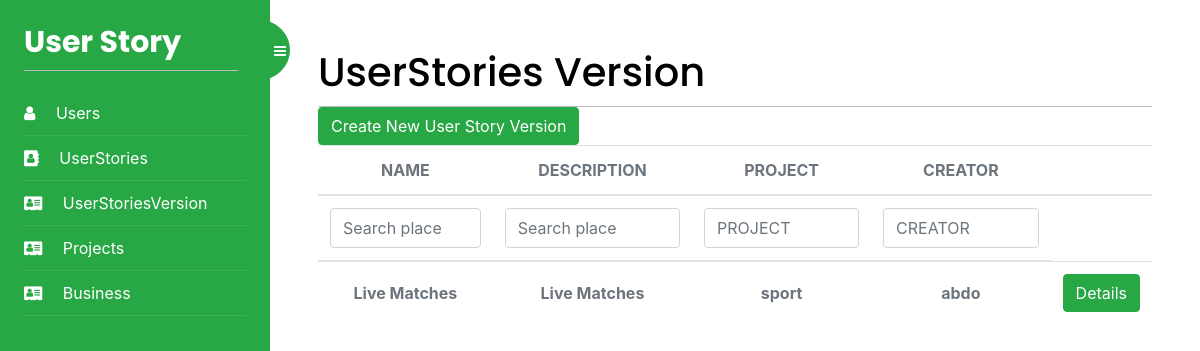
The app's page /UserStoryVersion/list/ (signed in), older data.
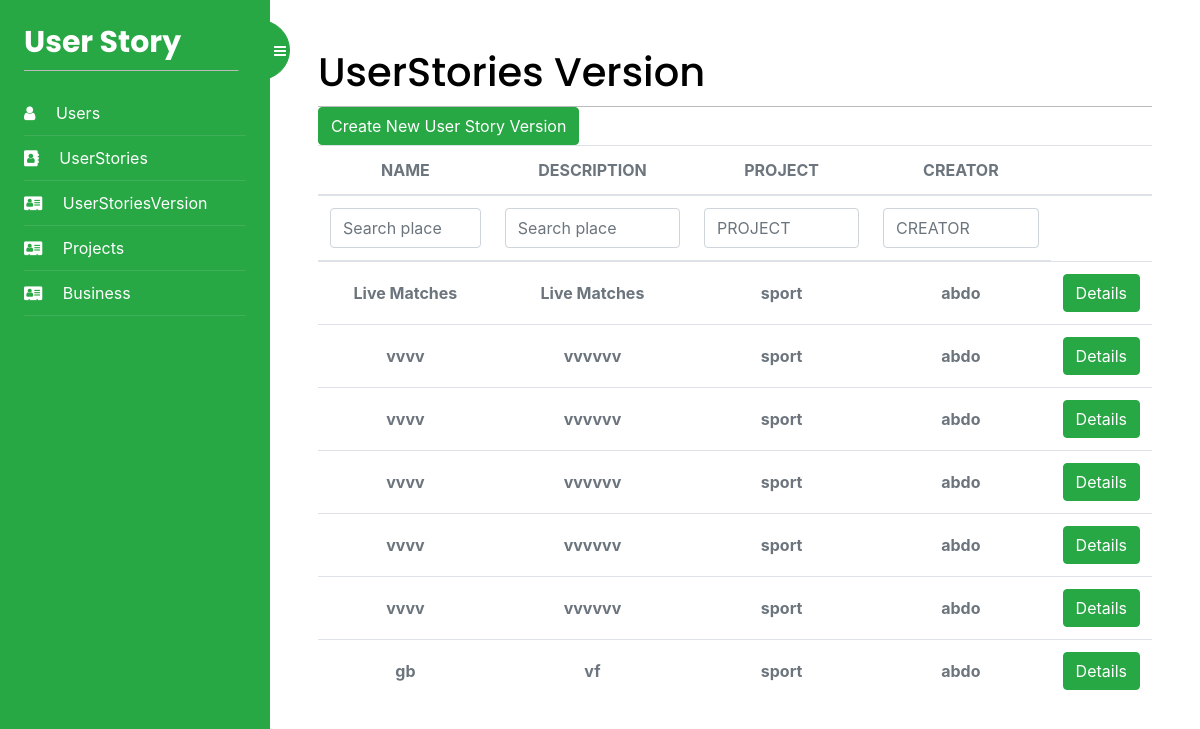
The same page, newer data.
### UserStoryApp/models.py (models this page shows, shortened)
class UserStoryVersion(models.Model):
    id = models.AutoField(primary_key=True)
    name = models.TextField(blank=True)
    description = models.TextField(blank=True)
    Project = models.ForeignKey(Project, on_delete=models.CASCADE)
    User = models.ForeignKey(
        User, on_delete=models.CASCADE, blank=True, null=True)
    class Meta:
        db_table = "UserStoryVersion"

class Project(models.Model):
    id = models.AutoField(primary_key=True)
    name = models.TextField(blank=True)
    status = models.BooleanField(default=True)
    Business = models.ForeignKey(Business, on_delete=models.CASCADE)
    User = models.ForeignKey(
        User, on_delete=models.CASCADE, blank=True, null=True)
    project = ""
    class Meta:
        db_table = "Project"

class User (AbstractUser):
    Role = models.IntegerField(blank=True, null=True, default=2)
    project = []
    business = []

### UserStoryVersions/views.py (the view)
# urls.py: path('list/', views.userStoryVersions_list, name='userStoryVersions'),
@login_required
def userStoryVersions_list(request):
    PROJECT = ""
    CREATOR = ""
    userStoriesVersions = UserStoryVersion.objects.all()
    my_filter = userStoryVersionsFilter(
        request.GET, queryset=userStoriesVersions)
    userStoriesVersions = my_filter.qs
    if request.GET.get("PROJECT"):
        userStoriesVersions = userStoriesVersions.filter(
            Project__name__contains=request.GET.get("PROJECT"))
        PROJECT = request.GET.get("PROJECT")
    if request.GET.get("CREATOR"):
        userStoriesVersions = userStoriesVersions.filter(
            User__username__contains=request.GET.get("CREATOR"))
        CREATOR = request.GET.get("CREATOR")
    return render(request, 'userStoryVersions/userStoryVersions.html', {'users': userStoriesVersions, 'filter': my_filter, 'form': {'PROJECT': PROJECT, 'CREATOR': CREATOR}})

### UserStoryVersions/templates/userStoryVersions/userStoryVersions.html (shortened to what this page needs)
{% extends "base.html" %}
{% block content %}
<div>
    <h1 class="m-auto">UserStories Version</h1>
</div>
<a href="{% url 'addUserStoryVersion' %}" class="btn btn-success" aria-hidden="true">
    Create New User Story Version
</a>
<div class="table-responsive p-0">
    <table class="table align-items-center mb-0">
        <thead>
            <tr>
                <th class="text-center text-uppercase text-secondary text-xxs font-weight-bolder opacity-7">name</th>
                <th class="text-center text-uppercase text-secondary text-xxs font-weight-bolder opacity-7">description
                </th>
                <th class="text-center text-uppercase text-secondary text-xxs font-weight-bolder opacity-7">Project</th>
                <th class="text-center text-uppercase text-secondary text-xxs font-weight-bolder opacity-7">Creator</th>
                <th class="text-secondary opacity-7"></th>
            </tr>
        </thead>
        <thead>
            <tr>
                <form id="form" method="get">
                    <th class="text-center text-uppercase text-secondary text-xxs font-weight-bolder opacity-7">
                        {{filter.form.name}}</th>
                    <th class="text-center text-uppercase text-secondary text-xxs font-weight-bolder opacity-7">
                        {{filter.form.description}}</th>
                    <th class="text-center text-uppercase text-secondary text-xxs font-weight-bolder opacity-7">
                        <input type="text" name="PROJECT" class="form-control" value="{{form.PROJECT}}" id="exampleInputEmail1" aria-describedby="emailHelp"
                            placeholder="PROJECT">
                    </th>
                    <th class="text-center text-uppercase text-secondary text-xxs font-weight-bolder opacity-7"><input type="text"
                            name="CREATOR" class="form-control" value="{{form.CREATOR}}" id="exampleInputEmail1"
                            aria-describedby="emailHelp" placeholder="CREATOR"></th>
                </form>
            </tr>
        </thead>
        <tbody>
            {% for user in users %}
                <tr>
                <td class="align-middle text-center">
                    <span class="text-secondary text-xs font-weight-bold">{{user.name}}</span>
                </td>
                <td class="align-middle text-center">
                    <span class="text-secondary text-xs font-weight-bold">{{user.description}}</span>
                </td>
                <td class="align-middle text-center">
                    <span class="text-secondary text-xs font-weight-bold">{{user.Project.name}}</span>
                </td>
                <td class="align-middle text-center">
                    <span class="text-secondary text-xs font-weight-bold">{{user.User.username}}</span>
                </td>
                <td class="align-middle text-center">
                    <a href="{% url 'userStoryVersionDetails' user.id %}" class="btn btn-success" aria-hidden="true">
                        Details
                    </a>
                </td>
            </tr>
            {% endfor %}
        </tbody>
    </table>
</div>
{% endblock %}

Row changes from the older to the newer data that the page shows:
added UserStoryVersion: name "vvvv", description "vvvvvv", Project.name "sport", User.username "abdo"
added UserStoryVersion: name "vvvv", description "vvvvvv", Project.name "sport", User.username "abdo"
added UserStoryVersion: name "vvvv", description "vvvvvv", Project.name "sport", User.username "abdo"
added UserStoryVersion: name "vvvv", description "vvvvvv", Project.name "sport", User.username "abdo"
added UserStoryVersion: name "vvvv", description "vvvvvv", Project.name "sport", User.username "abdo"
added UserStoryVersion: name "gb", description "vf", Project.name "sport", User.username "abdo"
